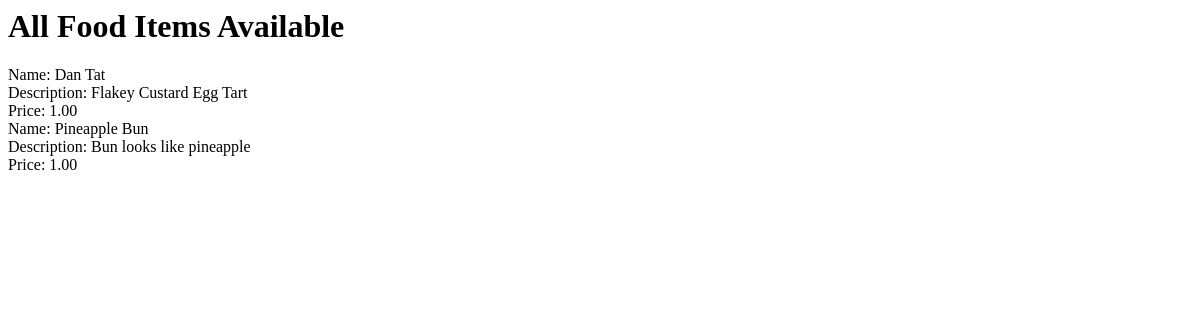
/foods, run on an earlier commit of the app's database.
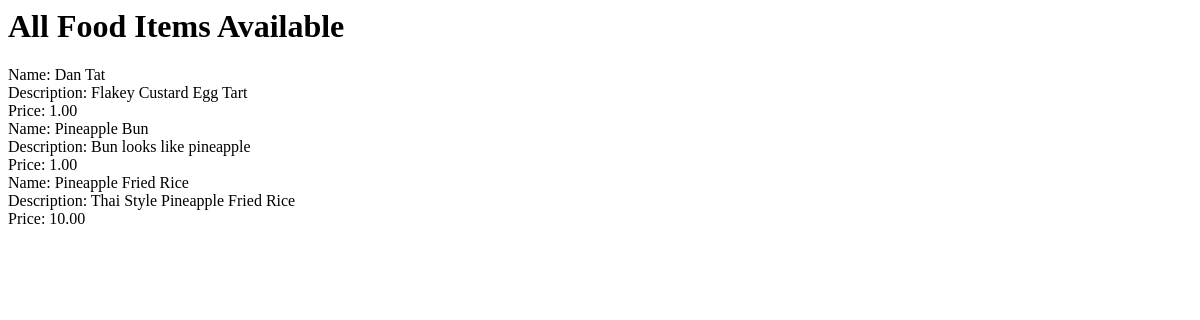
And on a later commit of the database.
### foods/models.py (models this page shows)
class FoodItem(models.Model):
        user = models.ForeignKey(User,related_name='foodItems', on_delete = models.CASCADE)
        name= models.CharField(max_length=50)
        description = models.TextField(blank=True)
        image= models.ImageField(upload_to = 'images/',blank=True)
        price = models.DecimalField(max_digits=5, decimal_places=2)
        quantity = models.IntegerField(default=0)
        sale_start=models.DateTimeField(default=datetime.now)
        sale_end=models.DateTimeField(default=datetime.now)

### foods/views.py (the view)
# urls.py: path('foods', foods.views.homepage, name='homepage'),
def homepage(request):
    food_items= FoodItem.objects
    return render(request, 'fooditems/home.html', {'fooditems':food_items})

### foods/templates/fooditems/home.html
<h1>All Food Items Available</h1>
{% for item in fooditems.all %}
<div>
        <div>
                Name: {{item.name}}
        </div>
        <div>
                Description: {{item.description}}
        </div>
        <div>
                Price: {{item.price}}
        </div>
</div>
{% endfor%}

What changed in the data, as far as the page shows it:
added FoodItem: name "Pineapple Fried Rice", description "Thai Style Pineapple Fried Rice", price "10.00"
